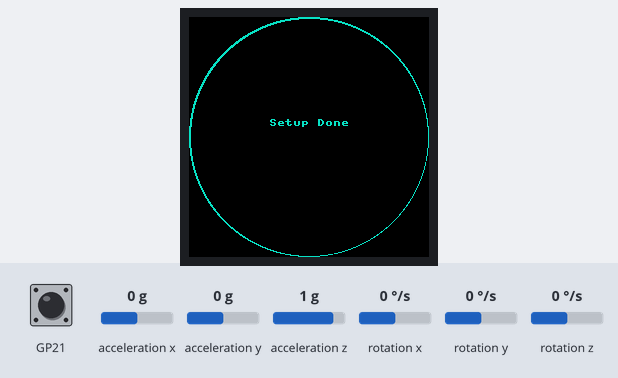
Recording of a program running on a simulated Raspberry Pi Pico running MicroPython. Shown: 240×240 colour display. The test bench sets the inputs (shaded band); at power-on: acceleration x 0 g, GP21 HIGH, acceleration y 0 g, acceleration z 1 g, rotation x 0 °/s, rotation y 0 °/s, rotation z 0 °/s. The interpreter's speed is modelled, so counts of loop turns are approximate; what the program prints to the serial console is not drawn.

Above: at 3.1 s.
At 6.2 s:
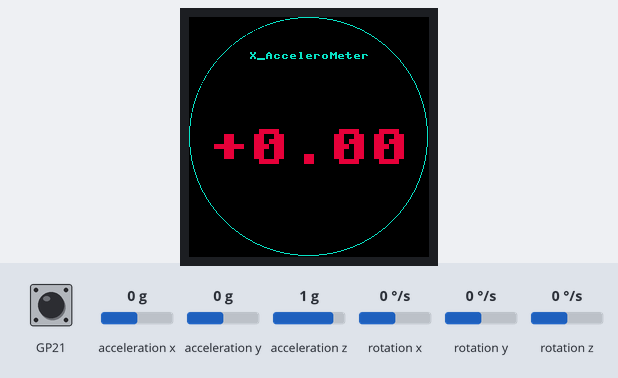
6.3 s: acceleration x set to -1.4 g
At 7.5 s:
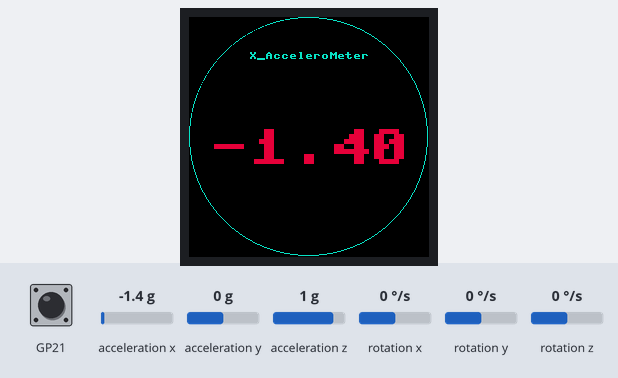
7.8 s: acceleration x set to -0.8 g
At 8.5 s:
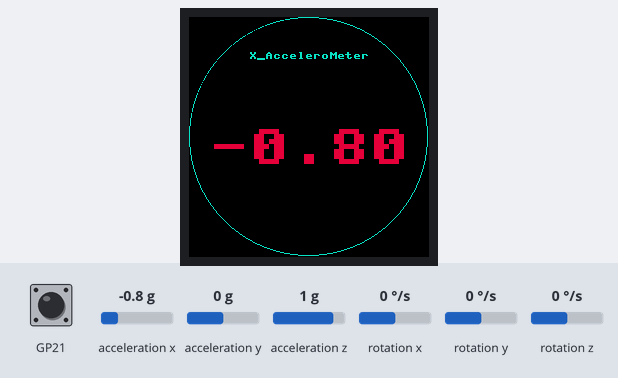
Timing chart, 0 to 10.8 s (numbered marks = the images above; inputs shaded):
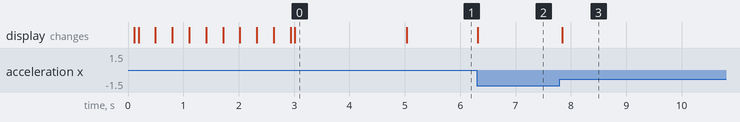

Measured:
- after the input at 6.3 s, the display: changes at once (image 2)
- after the input at 7.8 s, the display: changes at once (image 3)
- what the display in image 0 shows lasts 2.0 s, from 3.0 s to 5.0 s

The program:

lcd_128_test.py
```python
from machine import Pin,I2C,SPI,PWM,Timer,ADC
import framebuf
import time
Vbat_Pin = 29

#Pin definition
I2C_SDA = 6
I2C_SDL = 7
I2C_INT = 17
I2C_RST = 16

DC = 8
CS = 9
SCK = 10
MOSI = 11
MISO = 12
RST = 13

BL = 25

#LCD Driver
class LCD_1inch28(framebuf.FrameBuffer):
    def __init__(self): #SPI initialization
        self.width = 240
        self.height = 240

        self.cs = Pin(CS,Pin.OUT)
        self.rst = Pin(RST,Pin.OUT)

        self.cs(1)
        self.spi = SPI(1,100_000_000,polarity=0, phase=0,bits= 8,sck=Pin(SCK),mosi=Pin(MOSI),miso=None)
        self.dc = Pin(DC,Pin.OUT)
        self.dc(1)
        self.buffer = bytearray(self.height * self.width * 2)
        super().__init__(self.buffer, self.width, self.height, framebuf.RGB565)
        self.init_display()

        #Define color, Micropython fixed to BRG format
        self.red   =   0x07E0
        self.green =   0x001f
        self.blue  =   0xf800
        self.white =   0xffff
        self.black =   0x0000
        self.brown =   0X8430
        self.emerald = 0x180f

        self.fill(self.white) #Clear screen
        self.show()#Show

        self.pwm = PWM(Pin(BL))
        self.pwm.freq(5000) #Turn on the backlight

    def write_cmd(self, cmd): #Write command
        self.cs(1)
        self.dc(0)
        self.cs(0)
        self.spi.write(bytearray([cmd]))
        self.cs(1)

    def write_data(self, buf): #Write data
        self.cs(1)
        self.dc(1)
        self.cs(0)
        self.spi.write(bytearray([buf]))
        self.cs(1)

    def set_bl_pwm(self,duty): #Set screen brightness
        self.pwm.duty_u16(duty)#max 65535

    def init_display(self): #LCD initialization
        """Initialize dispaly"""
        self.rst(1)
        time.sleep(0.01)
        self.rst(0)
        time.sleep(0.01)
        self.rst(1)
        time.sleep(0.05)

        self.write_cmd(0xEF)
        self.write_cmd(0xEB)
        self.write_data(0x14)

        self.write_cmd(0xFE)
        self.write_cmd(0xEF)

        self.write_cmd(0xEB)
        self.write_data(0x14)

        self.write_cmd(0x84)
        self.write_data(0x40)

        self.write_cmd(0x85)
        self.write_data(0xFF)

        self.write_cmd(0x86)
        self.write_data(0xFF)

        self.write_cmd(0x87)
        self.write_data(0xFF)

        self.write_cmd(0x88)
        self.write_data(0x0A)

        self.write_cmd(0x89)
        self.write_data(0x21)

        self.write_cmd(0x8A)
        self.write_data(0x00)

        self.write_cmd(0x8B)
        self.write_data(0x80)

        self.write_cmd(0x8C)
        self.write_data(0x01)

        self.write_cmd(0x8D)
        self.write_data(0x01)

        self.write_cmd(0x8E)
        self.write_data(0xFF)

        self.write_cmd(0x8F)
        self.write_data(0xFF)


        self.write_cmd(0xB6)
        self.write_data(0x00)
        self.write_data(0x20)

        self.write_cmd(0x36)
        self.write_data(0x98)

        self.write_cmd(0x3A)
        self.write_data(0x05)


        self.write_cmd(0x90)
        self.write_data(0x08)
        self.write_data(0x08)
        self.write_data(0x08)
        self.write_data(0x08)

        self.write_cmd(0xBD)
        self.write_data(0x06)

        self.write_cmd(0xBC)
        self.write_data(0x00)

        self.write_cmd(0xFF)
        self.write_data(0x60)
        self.write_data(0x01)
        self.write_data(0x04)

        self.write_cmd(0xC3)
        self.write_data(0x13)
        self.write_cmd(0xC4)
        self.write_data(0x13)

        self.write_cmd(0xC9)
        self.write_data(0x22)

        self.write_cmd(0xBE)
        self.write_data(0x11)

        self.write_cmd(0xE1)
        self.write_data(0x10)
        self.write_data(0x0E)

        self.write_cmd(0xDF)
        self.write_data(0x21)
        self.write_data(0x0c)
        self.write_data(0x02)

        self.write_cmd(0xF0)
        self.write_data(0x45)
        self.write_data(0x09)
        self.write_data(0x08)
        self.write_data(0x08)
        self.write_data(0x26)
        self.write_data(0x2A)

        self.write_cmd(0xF1)
        self.write_data(0x43)
        self.write_data(0x70)
        self.write_data(0x72)
        self.write_data(0x36)
        self.write_data(0x37)
        self.write_data(0x6F)


        self.write_cmd(0xF2)
        self.write_data(0x45)
        self.write_data(0x09)
        self.write_data(0x08)
        self.write_data(0x08)
        self.write_data(0x26)
        self.write_data(0x2A)

        self.write_cmd(0xF3)
        self.write_data(0x43)
        self.write_data(0x70)
        self.write_data(0x72)
        self.write_data(0x36)
        self.write_data(0x37)
        self.write_data(0x6F)

        self.write_cmd(0xED)
        self.write_data(0x1B)
        self.write_data(0x0B)

        self.write_cmd(0xAE)
        self.write_data(0x77)

        self.write_cmd(0xCD)
        self.write_data(0x63)


        self.write_cmd(0x70)
        self.write_data(0x07)
        self.write_data(0x07)
        self.write_data(0x04)
        self.write_data(0x0E)
        self.write_data(0x0F)
        self.write_data(0x09)
        self.write_data(0x07)
        self.write_data(0x08)
        self.write_data(0x03)

        self.write_cmd(0xE8)
        self.write_data(0x34)

        self.write_cmd(0x62)
        self.write_data(0x18)
        self.write_data(0x0D)
        self.write_data(0x71)
        self.write_data(0xED)
        self.write_data(0x70)
        self.write_data(0x70)
        self.write_data(0x18)
        self.write_data(0x0F)
        self.write_data(0x71)
        self.write_data(0xEF)
        self.write_data(0x70)
        self.write_data(0x70)

        self.write_cmd(0x63)
        self.write_data(0x18)
        self.write_data(0x11)
        self.write_data(0x71)
        self.write_data(0xF1)
        self.write_data(0x70)
        self.write_data(0x70)
        self.write_data(0x18)
        self.write_data(0x13)
        self.write_data(0x71)
        self.write_data(0xF3)
        self.write_data(0x70)
        self.write_data(0x70)

        self.write_cmd(0x64)
        self.write_data(0x28)
        self.write_data(0x29)
        self.write_data(0xF1)
        self.write_data(0x01)
        self.write_data(0xF1)
        self.write_data(0x00)
        self.write_data(0x07)

        self.write_cmd(0x66)
        self.write_data(0x3C)
        self.write_data(0x00)
        self.write_data(0xCD)
        self.write_data(0x67)
        self.write_data(0x45)
        self.write_data(0x45)
        self.write_data(0x10)
        self.write_data(0x00)
        self.write_data(0x00)
        self.write_data(0x00)

        self.write_cmd(0x67)
        self.write_data(0x00)
        self.write_data(0x3C)
        self.write_data(0x00)
        self.write_data(0x00)
        self.write_data(0x00)
        self.write_data(0x01)
        self.write_data(0x54)
        self.write_data(0x10)
        self.write_data(0x32)
        self.write_data(0x98)

        self.write_cmd(0x74)
        self.write_data(0x10)
        self.write_data(0x85)
        self.write_data(0x80)
        self.write_data(0x00)
        self.write_data(0x00)
        self.write_data(0x4E)
        self.write_data(0x00)

        self.write_cmd(0x98)
        self.write_data(0x3e)
        self.write_data(0x07)

        self.write_cmd(0x35)
        self.write_cmd(0x21)

        self.write_cmd(0x11)

        self.write_cmd(0x29)

    #Settings window
    def setWindows(self,Xstart,Ystart,Xend,Yend):
        self.write_cmd(0x2A)
        self.write_data(0x00)
        self.write_data(Xstart)
        self.write_data(0x00)
        self.write_data(Xend-1)

        self.write_cmd(0x2B)
        self.write_data(0x00)
        self.write_data(Ystart)
        self.write_data(0x00)
        self.write_data(Yend-1)

        self.write_cmd(0x2C)

    #Show
    def show(self):
        self.setWindows(0,0,self.width,self.height)

        self.cs(1)
        self.dc(1)
        self.cs(0)
        self.spi.write(self.buffer)
        self.cs(1)

    '''
        Partial display, the starting point of the local
        display here is reduced by 10, and the end point
        is increased by 10
    '''
    #Partial display, the starting point of the local display here is reduced by 10, and the end point is increased by 10
    def Windows_show(self,Xstart,Ystart,Xend,Yend):
        if Xstart > Xend:
            data = Xstart
            Xstart = Xend
            Xend = data

        if (Ystart > Yend):
            data = Ystart
            Ystart = Yend
            Yend = data

        if Xstart <= 10:
            Xstart = 10
        if Ystart <= 10:
            Ystart = 10

        Xstart -= 10;Xend += 10
        Ystart -= 10;Yend += 10

        self.setWindows(Xstart,Ystart,Xend,Yend)
        self.cs(1)
        self.dc(1)
        self.cs(0)
        for i in range (Ystart,Yend-1):
            Addr = (Xstart * 2) + (i * 240 * 2)
            self.spi.write(self.buffer[Addr : Addr+((Xend-Xstart)*2)])
        self.cs(1)

    #Write characters, size is the font size, the minimum is 1
    def write_text(self,text,x,y,size,color):
        ''' Method to write Text on OLED/LCD Displays
            with a variable font size

            Args:
                text: the string of chars to be displayed
                x: x co-ordinate of starting position
                y: y co-ordinate of starting position
                size: font size of text
                color: color of text to be displayed
        '''
        background = self.pixel(x,y)
        info = []
        # Creating reference charaters to read their values
        self.text(text,x,y,color)
        for i in range(x,x+(8*len(text))):
            for j in range(y,y+8):
                # Fetching amd saving details of pixels, such as
                # x co-ordinate, y co-ordinate, and color of the pixel
                px_color = self.pixel(i,j)
                info.append((i,j,px_color)) if px_color == color else None
        # Clearing the reference characters from the screen
        self.text(text,x,y,background)
        # Writing the custom-sized font characters on screen
        for px_info in info:
            self.fill_rect(size*px_info[0] - (size-1)*x , size*px_info[1] - (size-1)*y, size, size, px_info[2])


#Touch drive
class Touch_CST816T(object):
    #Initialize the touch chip
    def __init__(self,address=0x15,mode=0,i2c_num=1,i2c_sda=6,i2c_scl=7,int_pin=21,rst_pin=22,LCD=None):
        self._bus = I2C(id=i2c_num,scl=Pin(i2c_scl),sda=Pin(i2c_sda),freq=400_000) #Initialize I2C
        self._address = address #Set slave address
        self.int=Pin(int_pin,Pin.IN, Pin.PULL_UP)
        self.tim = Timer()
        self.rst=Pin(rst_pin,Pin.OUT)
        self.Reset()
        bRet=self.WhoAmI()
        if bRet :
            print("Success:Detected CST816T.")
            Rev= self.Read_Revision()
            print("CST816T Revision = {}".format(Rev))
            self.Stop_Sleep()
        else    :
            print("Error: Not Detected CST816T.")
            return None
        self.Mode = mode
        self.Gestures="None"
        self.Flag = self.Flgh =self.l = 0
        self.X_point = self.Y_point = 0
        self.int.irq(handler=self.Int_Callback,trigger=Pin.IRQ_FALLING)

    def _read_byte(self,cmd):
        rec=self._bus.readfrom_mem(int(self._address),int(cmd),1)
        return rec[0]

    def _read_block(self, reg, length=1):
        rec=self._bus.readfrom_mem(int(self._address),int(reg),length)
        return rec

    def _write_byte(self,cmd,val):
        self._bus.writeto_mem(int(self._address),int(cmd),bytes([int(val)]))

    def WhoAmI(self):
        if (0xB5) != self._read_byte(0xA7):
            return False
        return True

    def Read_Revision(self):
        return self._read_byte(0xA9)

    #Stop sleeping
    def Stop_Sleep(self):
        self._write_byte(0xFE,0x01)

    #Reset
    def Reset(self):
        self.rst(0)
        time.sleep_ms(1)
        self.rst(1)
        time.sleep_ms(50)

    #Set mode
    def Set_Mode(self,mode,callback_time=10,rest_time=5):
        # mode = 0 gestures mode
        # mode = 1 point mode
        # mode = 2 mixed mode
        if (mode == 1):
            self._write_byte(0xFA,0X41)

        elif (mode == 2) :
            self._write_byte(0xFA,0X71)

        else:
            self._write_byte(0xFA,0X11)
            self._write_byte(0xEC,0X01)

    #Get the coordinates of the touch
    def get_point(self):
        xy_point = self._read_block(0x03,4)

        x_point= ((xy_point[0]&0x0f)<<8)+xy_point[1]
        y_point= ((xy_point[2]&0x0f)<<8)+xy_point[3]

        self.X_point=x_point
        self.Y_point=y_point

    def Int_Callback(self,pin):
        if self.Mode == 0 :
            self.Gestures = self._read_byte(0x01)

        elif self.Mode == 1:
            self.Flag = 1
            self.get_point()

    def Timer_callback(self,t):
        self.l += 1
        if self.l > 100:
            self.l = 50

class QMI8658(object):
    def __init__(self,address=0X6B):
        self._address = address
        self._bus = I2C(id=1,scl=Pin(I2C_SDL),sda=Pin(I2C_SDA),freq=100_000)
        bRet=self.WhoAmI()
        if bRet :
            self.Read_Revision()
        else    :
            return None
        self.Config_apply()

    def _read_byte(self,cmd):
        rec=self._bus.readfrom_mem(int(self._address),int(cmd),1)
        return rec[0]
    def _read_block(self, reg, length=1):
        rec=self._bus.readfrom_mem(int(self._address),int(reg),length)
        return rec
    def _read_u16(self,cmd):
        LSB = self._bus.readfrom_mem(int(self._address),int(cmd),1)
        MSB = self._bus.readfrom_mem(int(self._address),int(cmd)+1,1)
        return (MSB[0] << 8) + LSB[0]
    def _write_byte(self,cmd,val):
        self._bus.writeto_mem(int(self._address),int(cmd),bytes([int(val)]))

    def WhoAmI(self):
        bRet=False
        if (0x05) == self._read_byte(0x00):
            bRet = True
        return bRet
    def Read_Revision(self):
        return self._read_byte(0x01)
    def Config_apply(self):
        # REG CTRL1
        self._write_byte(0x02,0x60)
        # REG CTRL2 : QMI8658AccRange_8g  and QMI8658AccOdr_1000Hz
        self._write_byte(0x03,0x23)
        # REG CTRL3 : QMI8658GyrRange_512dps and QMI8658GyrOdr_1000Hz
        self._write_byte(0x04,0x53)
        # REG CTRL4 : No
        self._write_byte(0x05,0x00)
        # REG CTRL5 : Enable Gyroscope And Accelerometer Low-Pass Filter
        self._write_byte(0x06,0x11)
        # REG CTRL6 : Disables Motion on Demand.
        self._write_byte(0x07,0x00)
        # REG CTRL7 : Enable Gyroscope And Accelerometer
        self._write_byte(0x08,0x03)

    def Read_Raw_XYZ(self):
        xyz=[0,0,0,0,0,0]
        raw_timestamp = self._read_block(0x30,3)
        raw_acc_xyz=self._read_block(0x35,6)
        raw_gyro_xyz=self._read_block(0x3b,6)
        raw_xyz=self._read_block(0x35,12)
        timestamp = (raw_timestamp[2]<<16)|(raw_timestamp[1]<<8)|(raw_timestamp[0])
        for i in range(6):
            # xyz[i]=(raw_acc_xyz[(i*2)+1]<<8)|(raw_acc_xyz[i*2])
            # xyz[i+3]=(raw_gyro_xyz[((i+3)*2)+1]<<8)|(raw_gyro_xyz[(i+3)*2])
            xyz[i] = (raw_xyz[(i*2)+1]<<8)|(raw_xyz[i*2])
            if xyz[i] >= 32767:
                xyz[i] = xyz[i]-65535
        return xyz
    def Read_XYZ(self):
        xyz=[0,0,0,0,0,0]
        raw_xyz=self.Read_Raw_XYZ()
        #QMI8658AccRange_8g
        acc_lsb_div=(1<<12)
        #QMI8658GyrRange_512dps
        gyro_lsb_div = 64
        for i in range(3):
            xyz[i]=raw_xyz[i]/acc_lsb_div#(acc_lsb_div/1000.0)
            xyz[i+3]=raw_xyz[i+3]*1.0/gyro_lsb_div
        return xyz


def init_mov():
    diameter = 1
    # 直径と比例するなら位置座標も統一可能？
    Coordinate_x = 120
    Coordinate_y = 120
    LCD.fill(LCD.black)
    LCD.show()
    time.sleep(0.2)

    while (True):
        if (diameter >= 125): break
        LCD.ellipse(Coordinate_x, Coordinate_y,diameter,diameter,LCD.emerald,True) # drow circle
        LCD.show()
        diameter += 2
        time.sleep(0.001)
    diameter = 1

    while (True):
        if (diameter >= 120): break
        LCD.ellipse(Coordinate_x, Coordinate_y,diameter,diameter,LCD.black,True) # drow circle
        LCD.show()
        diameter += 3
        time.sleep(0.001)

    LCD
    LCD.text("Setup Done", 80, 102, LCD.emerald)
    LCD.show()
    time.sleep(2)


# x軸方向の加速度を計測
def speed_meter(type):
    qmi8658=QMI8658()
    Touch.Mode = 0
    Touch.Set_Mode(Touch.Mode)
    shaft = "X"

    if (type <= 2 and type == 0):
        shaft = "X"
    elif (type <= 2 and type == 1):
        shaft = "Y"
    elif (type <= 2 and type == 2):
        shaft = "Z"

    while (True):
        xyz = qmi8658.Read_XYZ()

        LCD.fill(LCD.black)
        LCD.ellipse(119, 119, 119, 119,LCD.emerald,False)
        LCD.text(f"{shaft}_AcceleroMeter",60, 35,LCD.emerald)

        if (xyz[type] > 0):
            # LCD.write_text('LEFT',70,110,3,LCD.emerald)
            LCD.write_text(f"{xyz[type]:+.2f}", 20, 112, 5, LCD.emerald)
        else:
            LCD.write_text(f"{xyz[type]:+.2f}", 20, 112, 5, LCD.red)

        LCD.show()

        if(Touch.Gestures == 0x03):
            break

        if(Touch.Gestures == 0x04):
            break

        if(Touch.Gestures == 0x0C):
            break

        if(Touch.Gestures == 0x0B):
            break

    LCD.fill(LCD.black)
    LCD.write_text("Mode Change", 36, 112, 2, LCD.emerald)
    LCD.show()
    time.sleep(2)


if __name__=='__main__':

    LCD = LCD_1inch28()
    LCD.set_bl_pwm(65535)

    Touch=Touch_CST816T(mode=1,LCD=LCD)
    count = 0

    init_mov()

    while (True):
        if (count >= 3): count = 0
        speed_meter(count)
        Touch.Gestures = 0x00
        count += 1
```
